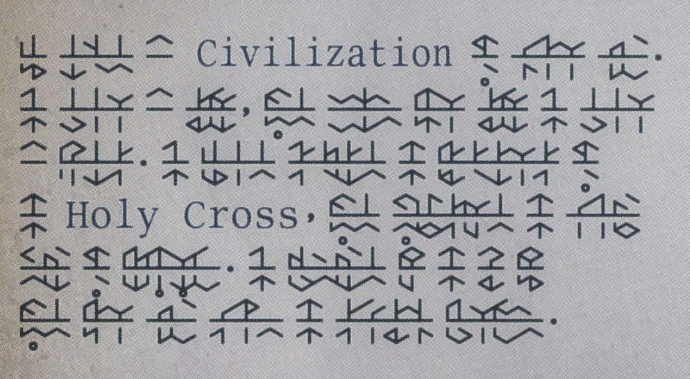
#> input picture content/demo-data/manual 1.png, 690 x 379 px
$ jupyter execute trunic_ocr--jupyterlite.ipynb   (shell and % lines are left out)   (older library calls are emulated)
#> lines starting #> are read from the running program, lines starting #| are printed output that depends on the picture; after the words box and inside, x2 and y2 are one past the last pixel; in counts of white or black regions, pixels touching at a corner belong together
# Trunic OCR Demo Notebook

## How to use this
1. "Upload" a screenshot of Trunic text to this virtual filesystem
    - You can drag & drop into the file browser on the left or click the upload button
2. Change the string in the cell just below this to the path to the file you just uploaded
3. Click "Run" > "Run All Cells" in the top bar menu
4. Wait ~10-20 seconds

[cell 1]
path_to_image = 'demo-data/manual 1.png'

#### hidden compute stuff

[cell 2]
import math
from dataclasses import dataclass

import cv2
import numpy as np
from matplotlib import pyplot as plt
from matplotlib.gridspec import GridSpec

[cell 3]
DEBUG = False
if DEBUG:
    from ipywidgets import interact, interactive
else:
    @dataclass
    class FakeInteractive:
        result: any

        def __repr__(self):
            return "FakeInteractive(...)"

    def interactive(func):
        return FakeInteractive(func())

    def interact(*args, **kwargs):
        pass


def mk_circle(diameter):
    return np.uint8(np.hypot(*np.ogrid[1-diameter:diameter:2, 1-diameter:diameter:2]) < diameter)


def mk_rect(x, y):
    return np.ones((y, x), dtype=np.uint8)

[cell 4]
plt.rcParams['figure.figsize'] = (15, 9)

[cell 5]
src_raw = cv2.imread(path_to_image)
#> src_raw is the input picture: shape (379, 690, 3); mean B, G, R 165.7, 162.4, 162.9
plt.imshow(src_raw)

[cell 6]
@interactive
def preprocess(upscale=3):
#> called with upscale = 3
    src = cv2.resize(src_raw, None, None, upscale, upscale, cv2.INTER_CUBIC)
    src_gray = cv2.cvtColor(src, cv2.COLOR_RGBA2GRAY)
    if DEBUG:
        plt.imshow(src)
    return (src, src_gray, upscale)
preprocess

[cell 7]
src, src_gray, upscale = preprocess.result
#> upscale = 3

[cell 8]
@interactive
def segmentThreshold(blur=1, athresh_range_pct=30, athres_val=30):
#> called with blur = 1, athresh_range_pct = 30, athres_val = 30
    blurred = cv2.GaussianBlur(src_gray, (blur*2+1, blur*2+1), 0)
    thresh_block_size = round(min(blurred.shape[0], blurred.shape[1])*athresh_range_pct/200)*2+1
    thresh = cv2.adaptiveThreshold(
          blurred, 1, cv2.ADAPTIVE_THRESH_GAUSSIAN_C, cv2.THRESH_BINARY_INV,
          thresh_block_size, athres_val
    )
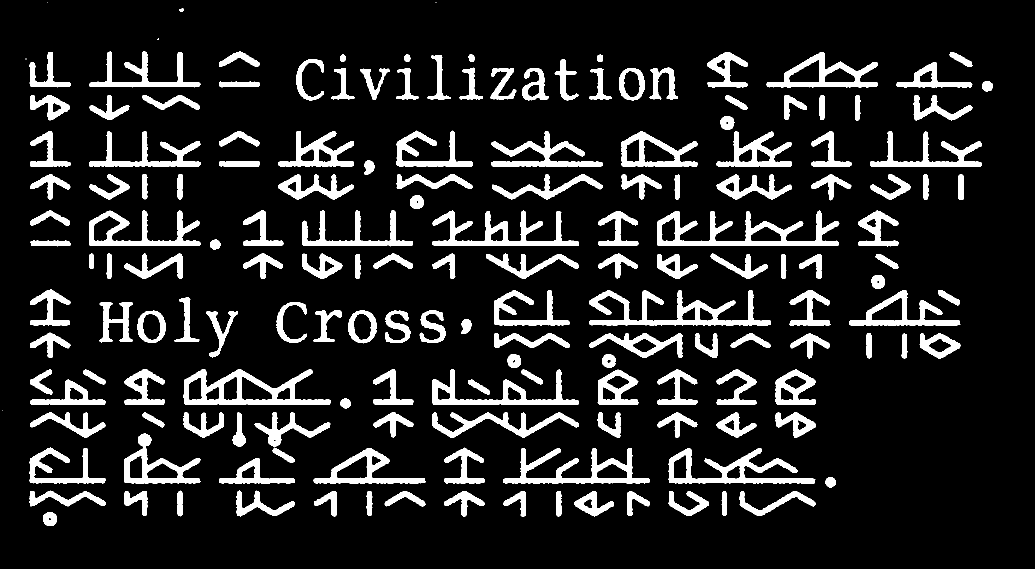
#> thresh: shape (1137, 2070) (shown at 1/2 size); values 0 (black) and 1 (white), 13% white; 170 white regions (5 under 20 px), largest, box (x1, y1, x2, y2) and area: (1314, 421, 1679, 492) 9003, (1178, 580, 1542, 651) 8646, (367, 738, 662, 810) 7914
    avg_foregnd = np.mean(blurred[thresh > 0])
#> avg_foregnd = 81.63
    thresh_inv = cv2.adaptiveThreshold(
          255 - blurred, 1, cv2.ADAPTIVE_THRESH_GAUSSIAN_C, cv2.THRESH_BINARY_INV,
          thresh_block_size, athres_val
    )
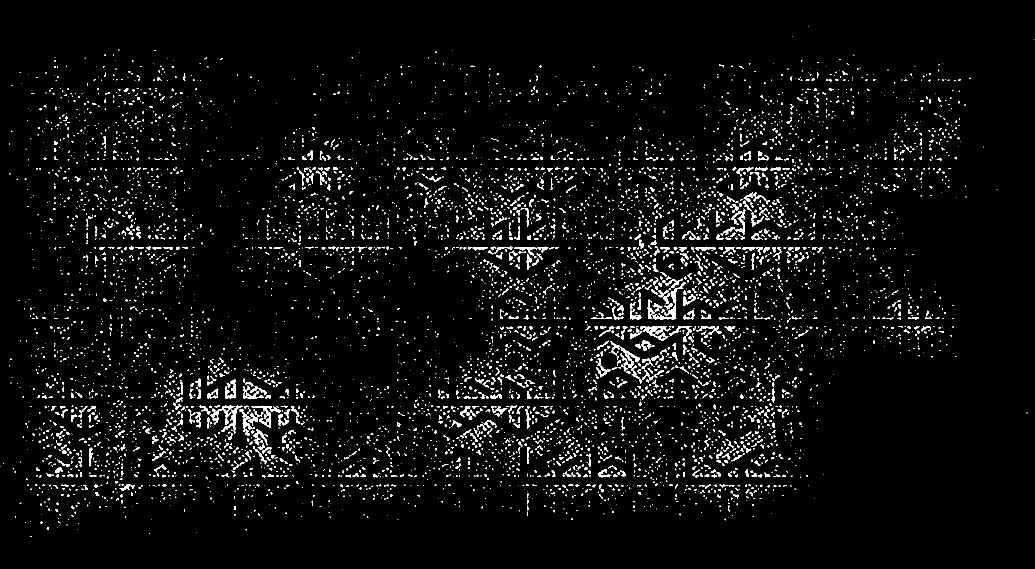
#> thresh_inv: shape (1137, 2070) (shown at 1/2 size); values 0 (black) and 1 (white), 3.9% white; 6494 white regions (5381 under 20 px), largest, box (x1, y1, x2, y2) and area: (1305, 565, 1372, 639) 808, (1280, 652, 1342, 682) 704, (478, 815, 516, 872) 681
    avg_foregnd_inv = np.mean(blurred[thresh_inv > 0])
#> avg_foregnd_inv = 187.1
    border_avg = np.mean(np.concatenate([*blurred[:,[0,-1]], *blurred[[0,-1],:]]))
#> border_avg = 172.6
    ret = thresh_inv if abs(border_avg - avg_foregnd_inv) > abs(border_avg - avg_foregnd) else thresh
    ret = cv2.morphologyEx(ret, cv2.MORPH_OPEN, cv2.getStructuringElement(cv2.MORPH_RECT, (upscale, upscale)))
#> ret: shape (1137, 2070); values 0 (black) and 1 (white), 13% white; 165 white regions, largest, box (x1, y1, x2, y2) and area: (1314, 422, 1678, 492) 8988, (1178, 580, 1542, 651) 8613, (367, 738, 662, 810) 7888
    if DEBUG:
        plt.imshow(ret)
    return ret
segmentThreshold

[cell 9]
strokes_raw = segmentThreshold.result

[cell 10]
@interactive
def mkMedialAxis(laplacian_thresh=3.5):
#> called with laplacian_thresh = 3.5
    distTrans = cv2.distanceTransform(strokes_raw, cv2.DIST_L2, 5, dstType=cv2.CV_32F)
    distTransLp = cv2.Laplacian(distTrans, -1, ksize=3, scale=-1)
    _t, medialAxisMask = cv2.threshold(distTransLp, laplacian_thresh, 1, cv2.THRESH_BINARY)
#> medialAxisMask: shape (1137, 2070) float32; values 0 (black) and 1 (white), 1.5% white in thin lines or dots, all inside (x1, y1, x2, y2) = (60, 17, 1984, 1047)
    medialAxis = distTrans * medialAxisMask
    if DEBUG:
        # plt.imshow(src + cv2.cvtColor(cv2.normalize(medialAxis, None, 255, 0, cv2.NORM_INF, dtype=cv2.CV_8U), cv2.COLOR_GRAY2RGB))
        plt.imshow(medialAxis)
    return (medialAxis, np.uint8(medialAxisMask))
mkMedialAxis

[cell 11]
(medialAxis, medialAxisMask) = mkMedialAxis.result

[cell 12]
stroke_h_width_max = math.ceil(np.max(medialAxis))
#> stroke_h_width_max = 11
hist, hist_edges = np.histogram(medialAxis, (stroke_h_width_max - 1) * 2, (1.75, stroke_h_width_max+.75))
#> hist = 20 values, max 20436 at index 6, min 0 at index 1, mean 1797.6; hist_edges = 21 values from 1.75 to 11.75
if DEBUG:
    plt.stairs(hist, hist_edges, fill=True)
stroke_width = np.argmax(hist) + 4
#> stroke_width = 10
stroke_width
#> Out = 10

[cell 13]
def cv2_cc_get_roi(cc_stats, i):
    x = cc_stats[i, cv2.CC_STAT_LEFT]
    y = cc_stats[i, cv2.CC_STAT_TOP]
    w = cc_stats[i, cv2.CC_STAT_WIDTH]
    h = cc_stats[i, cv2.CC_STAT_HEIGHT]
    return (slice(y, y+h), slice(x, x+w))


@interactive
def clean_strokes(area_ratio_min=2., stroke_filt_tol=4., stroke_filt_thresh_pct=65):
#> called with area_ratio_min = 2, stroke_filt_tol = 4, stroke_filt_thresh_pct = 65
    n_comp, cc_labels, cc_stats, _c = cv2.connectedComponentsWithStats(strokes_raw, connectivity=4, ltype=cv2.CV_16U)
#> n_comp = 166; cc_stats = 166 rows, first 6: [0, 0, 2070, 1137, 2048023], [358, 17, 9, 6, 45], [178, 103, 223, 71, 4368], [438, 103, 82, 31, 1046], [59, 104, 82, 70, 1800], [1415, 104, 80, 71, 2599]

    strokes_clean = strokes_raw.copy()
    for i in range(1, n_comp):
        roi = cv2_cc_get_roi(cc_stats, i)
        if cc_stats[i, cv2.CC_STAT_AREA] < stroke_width * stroke_width * area_ratio_min:
            strokes_clean[roi][cc_labels[roi] == i] = 0
            continue
        comp_medial_axis = medialAxis[roi] * (cc_labels[roi] == i)
        ma_px_count_total = np.count_nonzero(comp_medial_axis)
        lo = (stroke_width - stroke_filt_tol)/2
        hi = (stroke_width + stroke_filt_tol)/2
        ma_px_count_range = np.count_nonzero((lo <= comp_medial_axis) & (comp_medial_axis <= hi))
        if ma_px_count_range / ma_px_count_total < stroke_filt_thresh_pct/100:
            strokes_clean[roi][cc_labels[roi] == i] = 0
            continue
#> this loop made 165 passes
#> (x in cv2_cc_get_roi, y in cv2_cc_get_roi, w in cv2_cc_get_roi, h in cv2_cc_get_roi, ma_px_count_total, ma_px_count_range) on passes 2 to 4: (178, 103, 223, 71, 618, 603), (438, 103, 82, 31, 91, 88), (59, 104, 82, 70, 228, 221)
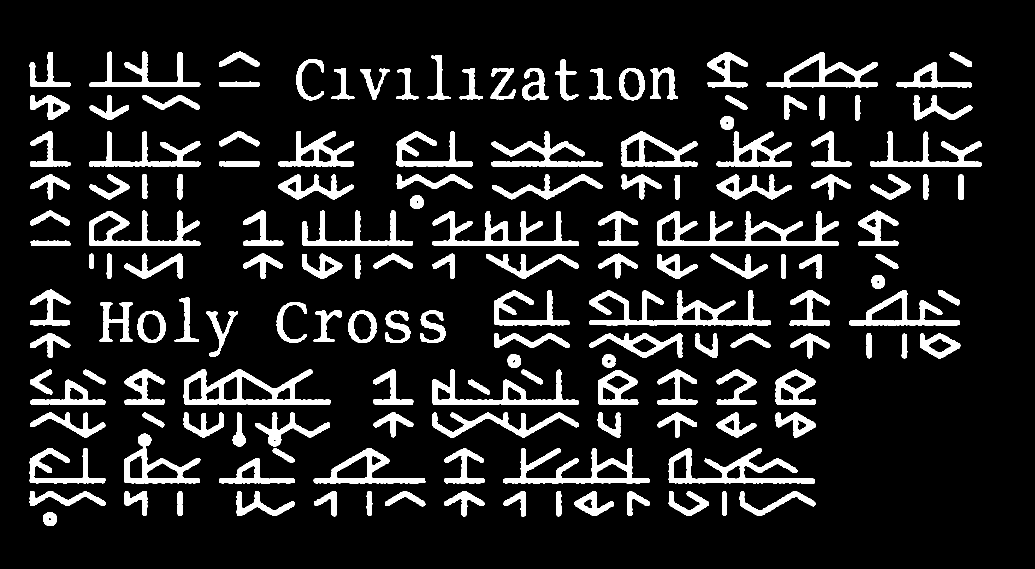
#> strokes_clean: shape (1137, 2070) (shown at 1/2 size); values 0 (black) and 1 (white), 12.9% white; 154 white regions, largest, box (x1, y1, x2, y2) and area: (1314, 422, 1678, 492) 8988, (1178, 580, 1542, 651) 8613, (367, 738, 662, 810) 7888
    if DEBUG:
        plt.imshow(src)
        plt.imshow(strokes_clean, alpha=.5)
    return strokes_clean
clean_strokes

[cell 14]
strokes = clean_strokes.result
strokes_f = np.float32(strokes)

[cell 15]
@dataclass
class BaselineSpec:
    x: int
    y: int
    length: int

    def as_roi(self):
        return (slice(self.y, self.y+1), slice(self.x, self.x+self.length))


@interactive
def find_baselines(min_aspect_ratio=3.5, filter_thresh_pct=90):
#> called with min_aspect_ratio = 3.5, filter_thresh_pct = 90
    line_min_len = round(stroke_width * min_aspect_ratio)
#> line_min_len = 35
    kernel_x = np.ones(line_min_len, dtype=np.float32)
    kernel_y = np.array([0] * (stroke_width//2) + [1] * stroke_width + [0] + [-2] * (stroke_width//2-1), dtype=np.float32)
#> kernel_y = 20 values, max 1 at index 5, min -2 at index 16, mean 0.1
    bslns_lower_edge = cv2.sepFilter2D(strokes_f, -1, kernel_x, kernel_y, anchor=((kernel_x.size-1)//2, (kernel_y.size-1)//2))
    _v, bslns_lower_edge = cv2.threshold(bslns_lower_edge, stroke_width * line_min_len * filter_thresh_pct/100, 1, cv2.THRESH_BINARY)
#> bslns_lower_edge: shape (1137, 2070) float32; values 0 (black) and 1 (white), 0.46% white in thin lines or dots, all inside (x1, y1, x2, y2) = (75, 167, 1948, 962)
    bslns_lower_edge = np.uint8(bslns_lower_edge)

    kernel_x = np.ones(upscale, dtype=np.float32)
    kernel_y = np.array([-2] * (stroke_width//2-1) + [0] + [1] * stroke_width + [0] + [-2] * (stroke_width//2-1), dtype=np.float32)
#> kernel_y = 20 values, max 1 at index 5, min -2 at index 0, mean -0.3
    bslns_both_edge = cv2.sepFilter2D(strokes_f, -1, kernel_x, kernel_y, anchor=((kernel_x.size-1)//2, (kernel_y.size-1)//2))
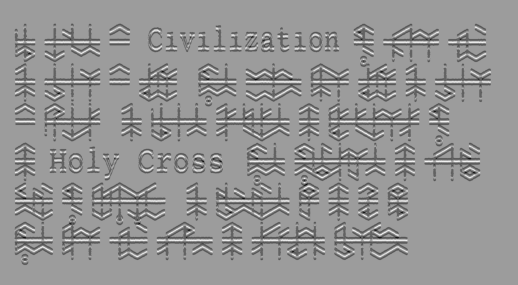
#> bslns_both_edge: shape (1137, 2070) float32 (shown at 1/4 size); min -48, max 30, mean -2.3; drawn with min black and max white
    _v, bslns_both_edge = cv2.threshold(bslns_both_edge, stroke_width * upscale * filter_thresh_pct/100, 1, cv2.THRESH_BINARY)
#> bslns_both_edge: shape (1137, 2070) float32; values 0 (black) and 1 (white), 0.52% white in thin lines or dots, all inside (x1, y1, x2, y2) = (61, 108, 1961, 1047)
    bslns_both_edge = np.uint8(bslns_both_edge)
    bslns_lower_edge &= cv2.dilate(bslns_both_edge, cv2.getStructuringElement(cv2.MORPH_RECT, (2*stroke_width, 3)))

    bslns_lower_edge_dil = cv2.dilate(bslns_lower_edge, cv2.getStructuringElement(cv2.MORPH_RECT, (line_min_len, 3)))
#> bslns_lower_edge_dil: shape (1137, 2070); values 0 (black) and 1 (white), 1.3% white; 45 white regions, largest, box (x1, y1, x2, y2) and area: (1313, 484, 1680, 488) 1454, (1179, 643, 1543, 647) 1452, (366, 801, 664, 806) 1327
    bslns_lower_edge_dil = cv2.morphologyEx(bslns_lower_edge_dil, cv2.MORPH_CLOSE, cv2.getStructuringElement(cv2.MORPH_RECT, (stroke_width, 1)))
#> bslns_lower_edge_dil: shape (1137, 2070); values 0 (black) and 1 (white), 1.3% white; 45 white regions, largest, box (x1, y1, x2, y2) and area: (1314, 484, 1681, 488) 1463, (1180, 643, 1544, 647) 1452, (367, 801, 665, 806) 1330

    bslns_seed = np.zeros(strokes_f.shape, dtype=np.uint8)
    n_cc, cc_labels, cc_stats, _c = cv2.connectedComponentsWithStats(bslns_lower_edge_dil)
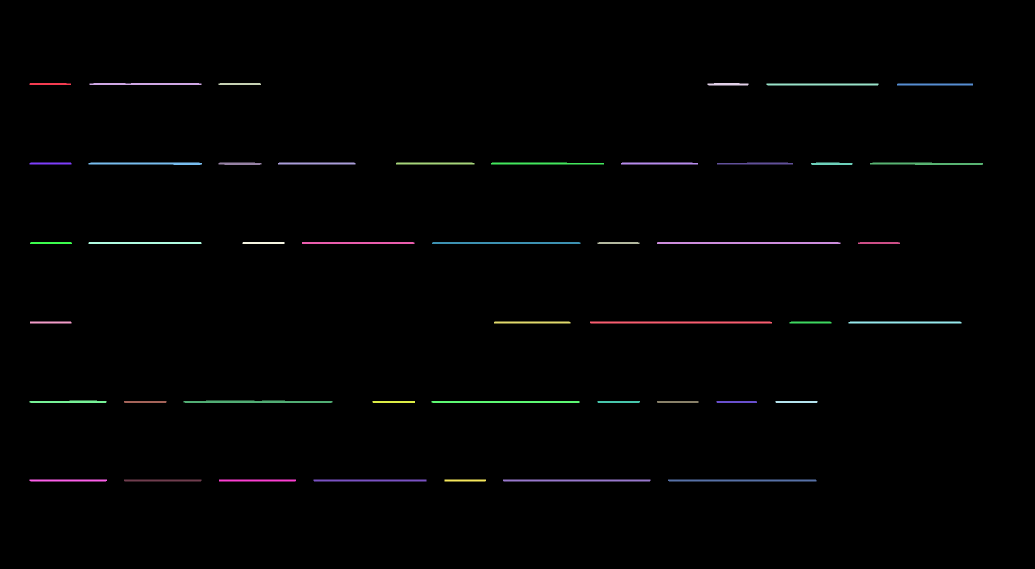
#> cc_labels: shape (1137, 2070) int32 (shown at 1/2 size); 46 distinct labels, from 0 to 45; one colour per label, 0 black
#> n_cc = 46; cc_stats = 46 rows, first 6: [0, 0, 2070, 1137, 2323961], [59, 166, 83, 4, 322], [179, 166, 224, 4, 872], [437, 166, 85, 4, 335], [1415, 166, 82, 5, 376], [1533, 167, 224, 4, 893]
    baselines_spec = []
    for i in range(1, n_cc):
        roi = cv2_cc_get_roi(cc_stats, i)
        cc_mask = cc_labels[roi] == i
        summed_l = np.sum(bslns_lower_edge[roi] & cc_mask, axis=1, dtype=np.uint32)
        summed_u = np.sum(bslns_both_edge[roi] & cc_mask, axis=1, dtype=np.uint32)
        line_y = np.argmax(summed_l + 3 * summed_u)

        spec = BaselineSpec(roi[1].start + 1 + math.floor((stroke_width - 1)/2), roi[0].start + line_y, cc_stats[i, cv2.CC_STAT_WIDTH] - 1 - stroke_width)
        baselines_spec.append(spec)
        bslns_seed[spec.as_roi()] = 1
#> this loop made 45 passes
#> (x in cv2_cc_get_roi, y in cv2_cc_get_roi, w in cv2_cc_get_roi, h in cv2_cc_get_roi, summed_l, summed_u, line_y) on passes 1 to 7: (59, 166, 83, 4, [0, 39, 49, 0], [0, 11, 40, 0], 2), (179, 166, 224, 4, [0, 98, 190, 0], [0, 8, 141, 0], 2), (437, 166, 85, 4, [0, 46, 51, 0], [0, 10, 77, 0], 2), (1415, 166, 82, 5, [0, 17, 48, 36, 0], [0, 4, 52, 23, 0], 2), (1533, 167, 224, 4, [0, 181, 147, 0], [1, 89, 34, 0], 1), (1794, 167, 152, 4, [0, 109, 111, 0], [1, 38, 44, 0], 2), (59, 325, 84, 4, [0, 47, 50, 0], [0, 29, 54, 0], 2)
#> bslns_seed: shape (1137, 2070); values 0 (black) and 1 (white), 0.29% white in thin lines or dots, all inside (x1, y1, x2, y2) = (64, 168, 1960, 962)

    baselines = cv2.dilate(bslns_seed, mk_circle(stroke_width))
#> baselines: shape (1137, 2070); values 0 (black) and 1 (white), 3.1% white; 45 white regions, largest, box (x1, y1, x2, y2) and area: (1315, 482, 1680, 492) 3630, (1181, 641, 1543, 651) 3600, (368, 799, 664, 809) 2940
    if DEBUG:
        plt.imshow(src)
        plt.imshow(baselines, alpha=.5)
    return baselines, bslns_seed, baselines_spec
find_baselines

[cell 16]
baselines, baseline_seeds, baselines_spec = find_baselines.result

[cell 17]
@interactive
def find_stroke_angle(hough_thresh=15):
    # also works fine with just `medialAxisMask`, but this looks cleaner
    lines = cv2.HoughLinesP(medialAxisMask * strokes, 1, math.pi / 180, hough_thresh, None, 0, 3)
    x1, y1, x2, y2 = lines.reshape((-1, 4)).transpose()
    dx = x2-x1
    dy = y2-y1
    lens = np.hypot(dx, dy)
    angles = np.int8(np.round(np.arctan2(dy, dx) * (36 / math.pi)))  # round to nearest 5 degrees
    angles = np.abs(angles)
    angles[angles > 18] -= 36
    angles = np.abs(angles)
    angles_hist, angles_hist_edges = np.histogram(angles, 19, (-.5, 18.5), weights=lens)
    stroke_angle_i = np.argmax(angles_hist[3:-3]) + 3
    stroke_angle = stroke_angle_i * 5

    if DEBUG:
        # probably too much effort for just pretty plot
        plt_grid = GridSpec(1, 4)
        ax = plt.subplot(plt_grid[0])
        ax.stairs(angles_hist, angles_hist_edges * 5, fill=True)
        ax.bar(stroke_angle, angles_hist[stroke_angle_i], 5, color='#0f0')
        ax = plt.subplot(plt_grid[1:4])
        ax.imshow(src)
        m = angles == stroke_angle_i
        nm = ~m
        ax.plot((x1[nm], x2[nm]), (y1[nm], y2[nm]), color='#fff')
        ax.plot((x1[m], x2[m]), (y1[m], y2[m]), color='#0f0')

    return stroke_angle
find_stroke_angle

[cell 18]
stroke_angle = find_stroke_angle.result
stroke_angle
#> Out = 30

[cell 19]
@interactive
def find_vertical_segments(min_aspect_ratio=2., filter_area_thresh_pct=75, filter_edge_thresh_pct=70):
    def find(strokes_f, strokes, min_aspect_ratio, filter_area_thresh_pct, filter_edge_thresh_pct, bridge_zone=None):
#> called with min_aspect_ratio = 2, filter_area_thresh_pct = 75, filter_edge_thresh_pct = 70
        segment_min_len = round(stroke_width * min_aspect_ratio)
        img_fill_filt = cv2.boxFilter(strokes_f, -1, (stroke_width, segment_min_len), anchor=((stroke_width-1)//2, (segment_min_len-1)//2), normalize=False)
        seeds = np.uint8(img_fill_filt >= stroke_width * segment_min_len * filter_area_thresh_pct/100)
#> seeds: shape (1137, 2070); values 0 (black) and 1 (white), 2.6% white; 254 white regions (3 under 20 px), largest, box (x1, y1, x2, y2) and area: (279, 873, 298, 961) 780, (537, 831, 560, 886) 630, (1446, 108, 1462, 169) 551
        seeds = cv2.dilate(seeds, cv2.getStructuringElement(cv2.MORPH_RECT, (1, segment_min_len)))
#> seeds: shape (1137, 2070); values 0 (black) and 1 (white), 5.2% white; 253 white regions, largest, box (x1, y1, x2, y2) and area: (279, 864, 298, 971) 1359, (537, 822, 560, 907) 1106, (1446, 99, 1462, 179) 976
        seeds &= strokes
#> seeds: shape (1137, 2070); values 0 (black) and 1 (white), 4.4% white; 254 white regions (1 under 20 px), largest, box (x1, y1, x2, y2) and area: (279, 867, 298, 967) 1133, (537, 825, 560, 893) 910, (1446, 104, 1462, 174) 801

        kxcw = stroke_width-2
        kernel_x = np.array([-kxcw/2, 0, 0] + [1] * kxcw + [0, 0, -kxcw/2], dtype=np.float32)
        kernel_y = np.ones(upscale, dtype=np.float32)
        img_edge_filt = cv2.sepFilter2D(strokes_f, -1, kernel_x, kernel_y, anchor=((kernel_x.size-1)//2, (kernel_y.size-1)//2))
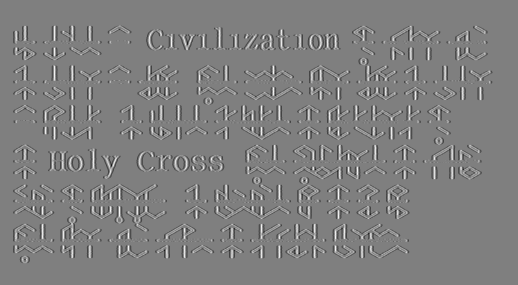
#> img_edge_filt: shape (1137, 2070) float32 (shown at 1/4 size); min -24, max 24, mean 0; drawn with min black and max white
        seeds_edge = np.uint8(img_edge_filt >= filter_edge_thresh_pct/100 * kxcw * upscale)
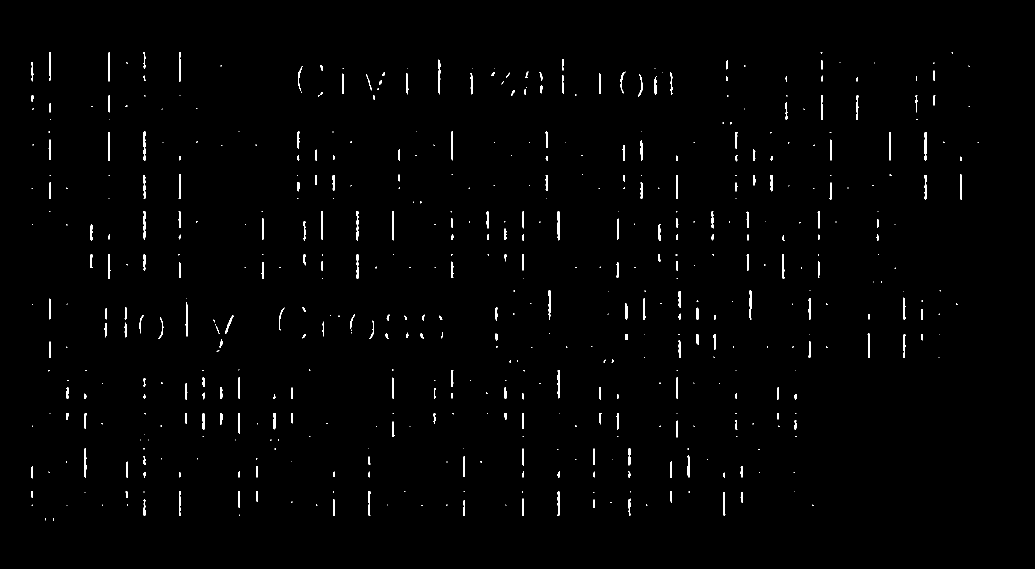
#> seeds_edge: shape (1137, 2070) (shown at 1/2 size); values 0 (black) and 1 (white), 1% white; 559 white regions (297 under 20 px), largest, box (x1, y1, x2, y2) and area: (1115, 423, 1119, 481) 217, (877, 119, 881, 189) 213, (1849, 264, 1854, 321) 213
        seeds &= cv2.dilate(seeds_edge, cv2.getStructuringElement(cv2.MORPH_RECT, (1, 3*stroke_width)))
#> seeds: shape (1137, 2070); values 0 (black) and 1 (white), 2% white; 247 white regions (3 under 20 px), largest, box (x1, y1, x2, y2) and area: (596, 128, 604, 193) 395, (431, 634, 445, 696) 373, (732, 138, 744, 193) 363
        seeds &= cv2.erode(np.uint8(img_edge_filt >= 0), cv2.getStructuringElement(cv2.MORPH_RECT, (1, upscale)))
#> seeds: shape (1137, 2070); values 0 (black) and 1 (white), 1.9% white; 247 white regions (5 under 20 px), largest, box (x1, y1, x2, y2) and area: (596, 128, 604, 192) 390, (732, 138, 744, 193) 362, (431, 634, 445, 696) 356
#> (the rest of the program and of its run is left out)
